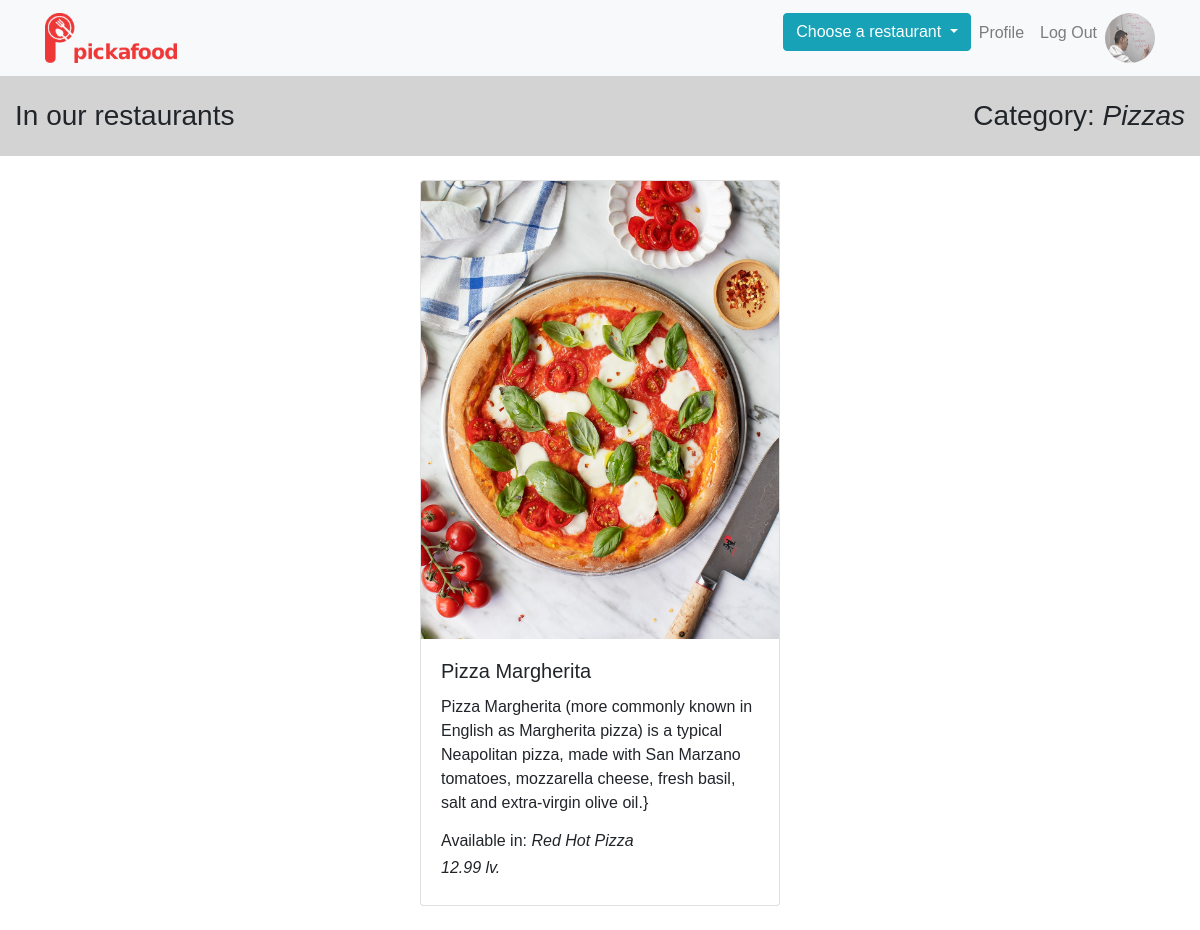
Page /category/pizzas/ (signed in) on the committed database.
### users/models.py (models this page shows, shortened)
class Profile(models.Model):
    user = models.OneToOneField(User, on_delete=models.CASCADE)
    image = models.ImageField(default='default.jpg', upload_to='profile_pics')

### app/models.py (models this page shows, shortened)
class Category(models.Model):
    name = models.CharField(max_length=50)
    slug = models.SlugField()
    image = models.ImageField(default='default.jpg', upload_to='category_images')

class MenuItem(models.Model):
    name = models.CharField(max_length=255)
    description = models.TextField()
    category = models.ForeignKey(Category, on_delete=models.DO_NOTHING)
    restaurant = models.ForeignKey(Restaurant, on_delete=models.DO_NOTHING)
    image = models.ImageField(upload_to=upload_menu_image_destination, blank=True, null=True)
    price = models.DecimalField(max_digits=5, decimal_places=2)
    is_active = models.BooleanField(default=False)
    is_healthy = models.BooleanField(default=False)

class Restaurant(models.Model):
    name = models.CharField(max_length=60)
    slogan = models.CharField(max_length=150, blank=True, null=True)
    description = models.TextField()
    address = models.TextField()
    city = models.CharField(max_length=60)
    location = models.OneToOneField(Location, on_delete=models.DO_NOTHING)
    payment_methods = models.ManyToManyField(PaymentMethod)
    cover_image = models.ImageField(
        upload_to=upload_cover_image_to,
        blank=True,
        null=True
    )
    def __str__(self):
        return self.name

### app/views.py (the view)
# urls.py: path('category/<slug:slug>/', category, name='category'),
def category(request, slug):
    menu_items_per_category = MenuItem.objects.filter(category__slug=slug)
    try:
        category = Category.objects.get(slug=slug)
    except:
        raise Http404("Category does not exist")
    context = {
        'categories': menu_items_per_category,
        'restaurants': Restaurant.objects.all(),
        'category': category
    }
    return render(request, 'app/category.html', context)

### app/context_processors/restaurants.py (called while the page is built)
def restaurants(request):
    from app.models import Restaurant
    return {'restaurants': Restaurant.objects.all()}

### app/templates/app/category.html
{% extends 'app/base.html' %}
{% load static %}
{% block additional_head %}
    <link rel="stylesheet" href="{% static 'users/category.css' %}"/>
{% endblock additional_head %}
{% block content %}
    <div class="subnav">
        <h3>In our restaurants</h3>
        <h3>Category: <i>{{ category.name }}</i></h3>
    </div>
    <div
            class="d-flex align-items-center flex-wrap"
            style="justify-content: center"
    >
    {% if categories %}
        {% for item in categories %}
            <div class="card" style="width: 18rem">
                <img class="card-img-top" src="{{ item.image.url }}" alt="Card image cap"/>
                <div class="card-body">
                    <h5 class="card-title">{{ item.name }}</h5>
                    <p class="card-text">{{ item.description }}}</p>
                    <h6>Available in: <i>{{ item.restaurant }}</i></h6>
                    <h6><i>{{ item.price }} lv.</i></h6>
                </div>
            </div>
        {% endfor %}
    {% else %}
        <h4>Unfortunately, none of our restaurants have foods from this category</h4>
    {% endif %}
    </div>
{% endblock content %}

### app/templates/app/base.html (shortened to what this page needs)
{% load static %}
<!DOCTYPE html>
<html lang="en">
<head>
    <link
            rel="stylesheet"
            href="https://maxcdn.bootstrapcdn.com/bootstrap/4.0.0/css/bootstrap.min.css"
    />
    <link
            rel="stylesheet"
            href="https://use.fontawesome.com/releases/v5.7.2/css/all.css"
    />
    <link rel="stylesheet" href="{% static 'app/main.css' %}"/>
    {% block additional_head %}
    {% endblock additional_head %}
</head>
<body>
<nav class="navbar navbar-expand-lg navbar-light bg-light">
    <div class="container">
        <a class="navbar-brand" href="/">
            <img src="{% static 'app/pickafood-logo.png' %}" alt=""/>
        </a>
        <div class="collapse navbar-collapse" id="navbarSupportedContent">
            <ul class="navbar-nav ml-auto">
                {% if restaurants %}
                    <li class="nav-item">
                        <div class="dropdown">
                            <button class="btn btn-info dropdown-toggle" type="button" id="dropdownMenuButton"
                                    data-toggle="dropdown" aria-haspopup="true" aria-expanded="false">
                                Choose a restaurant
                            </button>
                        </div>
                    </li>
                {% else %}
                    <li class="nav-item">
                        <btn class="btn disabled">No working restaurants! Come back tomorrow!</btn>
                    </li>
                {% endif %}
                {% if user.is_authenticated %}
                    <li class="nav-item">
                        <a class="nav-link" href="{% url 'profile' %}"> Profile </a>
                    </li>
                    <li class="nav-item">
                        <a class="nav-link" href="{% url 'logout' %}"> Log Out </a>
                    </li>
                    <li class="nav-item">
                        <img
                                class="rounded-circle"
                                src="{{ user.profile.image.url }}"
                                style="height: 50px; width: 50px"
                        />
                    </li>
                {% endif %}
            </ul>
        </div>
    </div>
</nav>
{% block content %} {% endblock content %}
</body>
</html>

### app/static/app/main.css (style rules this page uses)
.navbar-brand img { height: 50px; }
body { font-family: 'Montserrat', sans-serif; }

### app/static/users/category.css (style rules this page uses)
.card { width: 30vw !important; margin: 3vh 1vw; }
.subnav { height: 10vh; width: 100vw; max-width: 100%; background-color: lightgrey; display: flex; justify-content: space-between; align-items: center; box-sizing: border-box; }
.subnav > h3 { margin: 0px 15px; }
.card-img-top { max-height: 500px !important; min-height: 300px !important; }

### rows in the picture
Category: name "Pizzas"
MenuItem: image (picture), name "Pizza Margherita", description "Pizza Margherita (more commonly known in English as Margherita pizza) is a typical Neapolitan pizza, made with San Marzano tomatoes, mozzarella cheese, fresh basil, salt and extra-virgin olive oil.", restaurant "Red Hot Pizza", price "12.99"
